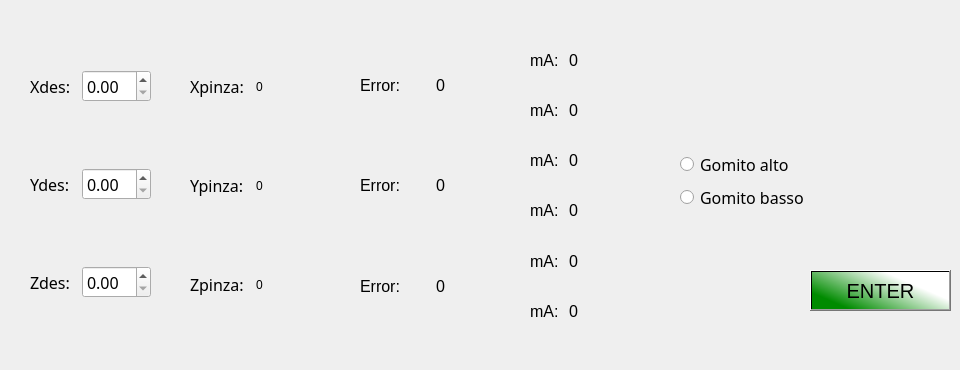
    <widget class="QWidget" name="Inverse">
     <attribute name="title">
      <string>Inverse  Kinematics</string>
     </attribute>
     <widget class="QPushButton" name="PulsanteInvioPAgina_Inverse">
      <property name="geometry">
       <rect>
        <x>810</x>
        <y>270</y>
        <width>141</width>
        <height>41</height>
       </rect>
      </property>
      <property name="font">
       <font>
        <pointsize>15</pointsize>
       </font>
      </property>
      <property name="styleSheet">
       <string notr="true">background-color: qlineargradient(spread:pad, x1:0.0246305, y1:0.602273, x2:1, y2:0, stop:0 rgba(0, 139, 0, 255), stop:0.655172 rgba(255, 255, 255, 255));</string>
      </property>
      <property name="text">
       <string>ENTER</string>
      </property>
     </widget>
     <widget class="QWidget" name="layoutWidget">
      <property name="geometry">
       <rect>
        <x>30</x>
        <y>10</y>
        <width>121</width>
        <height>351</height>
       </rect>
      </property>
      <layout class="QVBoxLayout" name="verticalLayout_2">
       <property name="spacing">
        <number>-1</number>
       </property>
       <item>
        <layout class="QHBoxLayout" name="horizontalLayout">
         <property name="sizeConstraint">
          <enum>QLayout::SetDefaultConstraint</enum>
         </property>
         <item>
          <widget class="QLabel" name="Xdes">
           <property name="font">
            <font>
             <family>.SF NS Text</family>
             <pointsize>12</pointsize>
             <weight>50</weight>
             <italic>false</italic>
             <bold>false</bold>
             <kerning>true</kerning>
            </font>
           </property>
           <property name="styleSheet">
            <string notr="true"/>
           </property>
           <property name="text">
            <string>Xdes:</string>
           </property>
          </widget>
         </item>
         <item>
          <widget class="QDoubleSpinBox" name="Xdes_spin_Box">
           <property name="font">
            <font>
             <family>.SF NS Text</family>
             <pointsize>12</pointsize>
             <weight>50</weight>
             <italic>false</italic>
             <bold>false</bold>
            </font>
           </property>
           <property name="styleSheet">
            <string notr="true"/>
           </property>
          </widget>
         </item>
        </layout>
       </item>
       <item>
        <layout class="QHBoxLayout" name="horizontalLayout_2">
         <item>
          <widget class="QLabel" name="Ydes">
           <property name="font">
            <font>
             <family>.SF NS Text</family>
             <pointsize>12</pointsize>
             <weight>50</weight>
             <italic>false</italic>
             <bold>false</bold>
            </font>
           </property>
           <property name="styleSheet">
            <string notr="true"/>
           </property>
           <property name="text">
            <string>Ydes:</string>
           </property>
          </widget>
         </item>
         <item>
          <widget class="QDoubleSpinBox" name="Ydes_spin_box">
           <property name="font">
            <font>
             <family>.SF NS Text</family>
             <pointsize>12</pointsize>
             <weight>50</weight>
             <italic>false</italic>
             <bold>false</bold>
            </font>
           </property>
           <property name="styleSheet">
            <string notr="true"/>
           </property>
          </widget>
         </item>
        </layout>
       </item>
       <item>
        <layout class="QHBoxLayout" name="horizontalLayout_3">
         <item>
          <widget class="QLabel" name="Zdes">
           <property name="font">
            <font>
             <family>.SF NS Text</family>
             <pointsize>12</pointsize>
             <weight>50</weight>
             <italic>false</italic>
             <bold>false</bold>
            </font>
           </property>
           <property name="styleSheet">
            <string notr="true"/>
           </property>
           <property name="text">
            <string>Zdes:</string>
           </property>
          </widget>
         </item>
         <item>
          <widget class="QDoubleSpinBox" name="Zdes_spin_Box">
           <property name="font">
            <font>
             <family>.SF NS Text</family>
             <pointsize>12</pointsize>
             <weight>50</weight>
             <italic>false</italic>
             <bold>false</bold>
            </font>
           </property>
           <property name="styleSheet">
            <string notr="true"/>
           </property>
          </widget>
         </item>
        </layout>
       </item>
      </layout>
     </widget>
     <widget class="QWidget" name="layoutWidget">
      <property name="geometry">
       <rect>
        <x>680</x>
        <y>150</y>
        <width>171</width>
        <height>61</height>
       </rect>
      </property>
      <layout class="QVBoxLayout" name="verticalLayout_3">
       <item>
        <widget class="QRadioButton" name="Gomitoalto">
         <property name="font">
          <font>
           <family>.SF NS Text</family>
           <pointsize>12</pointsize>
           <weight>50</weight>
           <italic>false</italic>
           <bold>false</bold>
          </font>
         </property>
         <property name="styleSheet">
          <string notr="true"/>
         </property>
         <property name="text">
          <string>Gomito alto</string>
         </property>
        </widget>
       </item>
       <item>
        <widget class="QRadioButton" name="Gomitobasso">
         <property name="sizePolicy">
          <sizepolicy hsizetype="Fixed" vsizetype="Fixed">
           <horstretch>0</horstretch>
           <verstretch>0</verstretch>
          </sizepolicy>
         </property>
         <property name="font">
          <font>
           <family>.SF NS Text</family>
           <pointsize>12</pointsize>
           <weight>50</weight>
           <italic>false</italic>
           <bold>false</bold>
          </font>
         </property>
         <property name="styleSheet">
          <string notr="true"/>
         </property>
         <property name="text">
          <string>Gomito basso</string>
         </property>
        </widget>
       </item>
      </layout>
     </widget>
     <widget class="QWidget" name="layoutWidget_2">
      <property name="geometry">
       <rect>
        <x>190</x>
        <y>40</y>
        <width>125</width>
        <height>291</height>
       </rect>
      </property>
      <layout class="QVBoxLayout" name="verticalLayout_7">
       <property name="spacing">
        <number>-1</number>
       </property>
       <item>
        <layout class="QHBoxLayout" name="horizontalLayout_4">
         <property name="sizeConstraint">
          <enum>QLayout::SetDefaultConstraint</enum>
         </property>
         <item>
          <widget class="QLabel" name="Xattuale">
           <property name="font">
            <font>
             <family>.SF NS Text</family>
             <pointsize>12</pointsize>
             <weight>50</weight>
             <italic>false</italic>
             <bold>false</bold>
             <kerning>true</kerning>
            </font>
           </property>
           <property name="styleSheet">
            <string notr="true"/>
           </property>
           <property name="text">
            <string>Xpinza:</string>
           </property>
          </widget>
         </item>
         <item>
          <widget class="QLabel" name="Xattuale_value">
           <property name="text">
            <string>0</string>
           </property>
          </widget>
         </item>
        </layout>
       </item>
       <item>
        <layout class="QHBoxLayout" name="horizontalLayout_5">
         <item>
          <widget class="QLabel" name="Yattuale">
           <property name="font">
            <font>
             <family>.SF NS Text</family>
             <pointsize>12</pointsize>
             <weight>50</weight>
             <italic>false</italic>
             <bold>false</bold>
            </font>
           </property>
           <property name="styleSheet">
            <string notr="true"/>
           </property>
           <property name="text">
            <string>Ypinza:</string>
           </property>
          </widget>
         </item>
         <item>
          <widget class="QLabel" name="Yattuale_value">
           <property name="text">
            <string>0</string>
           </property>
          </widget>
         </item>
        </layout>
       </item>
       <item>
        <layout class="QHBoxLayout" name="horizontalLayout_6">
         <item>
          <widget class="QLabel" name="Zattuale">
           <property name="font">
            <font>
             <family>.SF NS Text</family>
             <pointsize>12</pointsize>
             <weight>50</weight>
             <italic>false</italic>
             <bold>false</bold>
            </font>
           </property>
           <property name="styleSheet">
            <string notr="true"/>
           </property>
           <property name="text">
            <string>Zpinza:</string>
           </property>
          </widget>
         </item>
         <item>
          <widget class="QLabel" name="Zattuale_value">
           <property name="text">
            <string>0</string>
           </property>
          </widget>
         </item>
        </layout>
       </item>
      </layout>
     </widget>
     <widget class="QWidget" name="layoutWidget_4">
      <property name="geometry">
       <rect>
        <x>530</x>
        <y>40</y>
        <width>111</width>
        <height>291</height>
       </rect>
      </property>
      <property name="font">
       <font>
        <pointsize>14</pointsize>
       </font>
      </property>
      <layout class="QVBoxLayout" name="VmADir_4">
       <property name="spacing">
        <number>10</number>
       </property>
       <item>
        <layout class="QHBoxLayout" name="horizontalLayout_73">
         <item>
          <widget class="QLabel" name="mA1_inv">
           <property name="enabled">
            <bool>true</bool>
           </property>
           <property name="sizePolicy">
            <sizepolicy hsizetype="Fixed" vsizetype="Preferred">
             <horstretch>0</horstretch>
             <verstretch>0</verstretch>
            </sizepolicy>
           </property>
           <property name="font">
            <font>
             <pointsize>12</pointsize>
            </font>
           </property>
           <property name="text">
            <string>mA:</string>
           </property>
          </widget>
         </item>
         <item>
          <widget class="QLabel" name="mA1_inv_v">
           <property name="font">
            <font>
             <pointsize>12</pointsize>
            </font>
           </property>
           <property name="text">
            <string>0</string>
           </property>
          </widget>
         </item>
        </layout>
       </item>
       <item>
        <layout class="QHBoxLayout" name="horizontalLayout_74">
         <item>
          <widget class="QLabel" name="mA2_inv">
           <property name="enabled">
            <bool>true</bool>
           </property>
           <property name="sizePolicy">
            <sizepolicy hsizetype="Fixed" vsizetype="Preferred">
             <horstretch>0</horstretch>
             <verstretch>0</verstretch>
            </sizepolicy>
           </property>
           <property name="font">
            <font>
             <pointsize>12</pointsize>
            </font>
           </property>
           <property name="text">
            <string>mA:</string>
           </property>
          </widget>
         </item>
         <item>
          <widget class="QLabel" name="mA2_inv_v">
           <property name="font">
            <font>
             <pointsize>12</pointsize>
            </font>
           </property>
           <property name="text">
            <string>0</string>
           </property>
          </widget>
         </item>
        </layout>
       </item>
       <item>
        <layout class="QHBoxLayout" name="horizontalLayout_75">
         <item>
          <widget class="QLabel" name="mA3_inv">
           <property name="sizePolicy">
            <sizepolicy hsizetype="Fixed" vsizetype="Preferred">
             <horstretch>0</horstretch>
             <verstretch>0</verstretch>
            </sizepolicy>
           </property>
           <property name="font">
            <font>
             <pointsize>12</pointsize>
            </font>
           </property>
           <property name="text">
            <string>mA:</string>
           </property>
          </widget>
         </item>
         <item>
          <widget class="QLabel" name="mA3_inv_v">
           <property name="font">
            <font>
             <pointsize>12</pointsize>
            </font>
           </property>
           <property name="text">
            <string>0</string>
           </property>
          </widget>
         </item>
        </layout>
       </item>
       <item>
        <layout class="QHBoxLayout" name="horizontalLayout_76">
         <item>
          <widget class="QLabel" name="mA4_inv">
           <property name="sizePolicy">
            <sizepolicy hsizetype="Fixed" vsizetype="Preferred">
             <horstretch>0</horstretch>
             <verstretch>0</verstretch>
            </sizepolicy>
           </property>
           <property name="font">
            <font>
             <pointsize>12</pointsize>
            </font>
           </property>
           <property name="text">
            <string>mA:</string>
           </property>
          </widget>
         </item>
         <item>
          <widget class="QLabel" name="mA4_inv_v">
           <property name="font">
            <font>
             <pointsize>12</pointsize>
            </font>
           </property>
           <property name="text">
            <string>0</string>
           </property>
          </widget>
         </item>
        </layout>
       </item>
       <item>
        <layout class="QHBoxLayout" name="horizontalLayout_77">
         <item>
          <widget class="QLabel" name="mA5_inv">
           <property name="sizePolicy">
            <sizepolicy hsizetype="Fixed" vsizetype="Preferred">
             <horstretch>0</horstretch>
             <verstretch>0</verstretch>
            </sizepolicy>
           </property>
           <property name="font">
            <font>
             <pointsize>12</pointsize>
            </font>
           </property>
           <property name="text">
            <string>mA:</string>
           </property>
          </widget>
         </item>
         <item>
          <widget class="QLabel" name="mA5_inv_v">
           <property name="font">
            <font>
             <pointsize>12</pointsize>
            </font>
           </property>
           <property name="text">
            <string>0</string>
           </property>
          </widget>
         </item>
        </layout>
       </item>
       <item>
        <layout class="QHBoxLayout" name="horizontalLayout_78">
         <item>
          <widget class="QLabel" name="mA6_inv">
           <property name="sizePolicy">
            <sizepolicy hsizetype="Fixed" vsizetype="Preferred">
             <horstretch>0</horstretch>
             <verstretch>0</verstretch>
            </sizepolicy>
           </property>
           <property name="font">
            <font>
             <pointsize>12</pointsize>
            </font>
           </property>
           <property name="text">
            <string>mA:</string>
           </property>
          </widget>
         </item>
         <item>
          <widget class="QLabel" name="mA6_inv_v">
           <property name="font">
            <font>
             <pointsize>12</pointsize>
            </font>
           </property>
           <property name="text">
            <string>0</string>
           </property>
          </widget>
         </item>
        </layout>
       </item>
      </layout>
     </widget>
     <widget class="QWidget" name="layoutWidget_10">
      <property name="geometry">
       <rect>
        <x>360</x>
        <y>40</y>
        <width>141</width>
        <height>291</height>
       </rect>
      </property>
      <property name="font">
       <font>
        <pointsize>12</pointsize>
       </font>
      </property>
      <layout class="QVBoxLayout" name="VEncDir_3">
       <property name="spacing">
        <number>10</number>
       </property>
       <property name="topMargin">
        <number>0</number>
       </property>
       <item>
        <layout class="QHBoxLayout" name="horizontalLayout_79">
         <item>
          <widget class="QLabel" name="encrease1_3">
           <property name="font">
            <font>
             <pointsize>12</pointsize>
            </font>
           </property>
           <property name="text">
            <string>Error:</string>
           </property>
          </widget>
         </item>
         <item>
          <widget class="QLabel" name="encrease1_inv">
           <property name="font">
            <font>
             <pointsize>12</pointsize>
            </font>
           </property>
           <property name="text">
            <string>0</string>
           </property>
          </widget>
         </item>
        </layout>
       </item>
       <item>
        <layout class="QHBoxLayout" name="horizontalLayout_80">
         <item>
          <widget class="QLabel" name="encrease2_3">
           <property name="font">
            <font>
             <pointsize>12</pointsize>
            </font>
           </property>
           <property name="text">
            <string>Error:</string>
           </property>
          </widget>
         </item>
         <item>
          <widget class="QLabel" name="encrease2_inv">
           <property name="font">
            <font>
             <pointsize>12</pointsize>
            </font>
           </property>
           <property name="text">
            <string>0</string>
           </property>
          </widget>
         </item>
        </layout>
       </item>
       <item>
        <layout class="QHBoxLayout" name="horizontalLayout_81">
         <item>
          <widget class="QLabel" name="encrease3_3">
           <property name="font">
            <font>
             <pointsize>12</pointsize>
            </font>
           </property>
           <property name="text">
            <string>Error:</string>
           </property>
           <property name="indent">
            <number>-1</number>
           </property>
          </widget>
         </item>
         <item>
          <widget class="QLabel" name="encrease3_inv">
           <property name="font">
            <font>
             <pointsize>12</pointsize>
            </font>
           </property>
           <property name="text">
            <string>0</string>
           </property>
          </widget>
         </item>
        </layout>
       </item>
      </layout>
     </widget>
    </widget>
